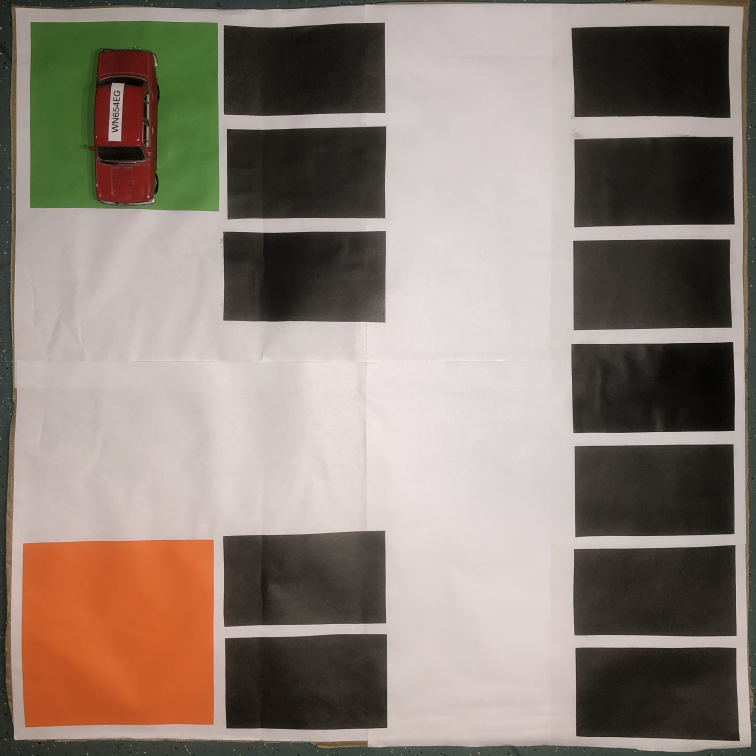
#> input picture TESTIN.jpg, 3024 x 3024 px, given in place of filmik2.mp4, which was not available (shown at 1/4 size)
$ python main.py
#> lines starting #> are read from the running program, lines starting #| are printed output that depends on the picture; after the words box and inside, x2 and y2 are one past the last pixel; in counts of white or black regions, pixels touching at a corner belong together; pictures that were not available may be replaced by others from this repository, and a replacement may not be noted
#> in process_video, first_frame is the input picture: shape (3024, 3024, 3); mean B, G, R 120.1, 129.5, 142.1
import cv2
import numpy as np

def detect_green_entry(image):
    # Konwersja do przestrzeni HSV
    hsv = cv2.cvtColor(image, cv2.COLOR_BGR2HSV)

    # Zakres zielonego koloru (dostosuj, jeśli potrzeba)
    lower_green = np.array([40, 50, 50])  # Dolny próg (H, S, V)
    upper_green = np.array([80, 255, 255])  # Górny próg (H, S, V)

    # Maskowanie zielonych obszarów
    green_mask = cv2.inRange(hsv, lower_green, upper_green)

    # Znajdowanie konturów zielonych obszarów
    contours, _ = cv2.findContours(green_mask, cv2.RETR_EXTERNAL, cv2.CHAIN_APPROX_SIMPLE)

    for contour in contours:
        area = cv2.contourArea(contour)

        # Filtracja na podstawie rozmiaru
        if area > 1000:  # Rozmiar minimalnego zielonego kwadratu
            x, y, w, h = cv2.boundingRect(contour)

            # Rysowanie prostokąta wokół zielonego kwadratu
            cv2.rectangle(image, (x, y), (x + w, y + h), (0, 255, 0), 2)
            cv2.putText(image, "Wjazd", (x, y - 10), cv2.FONT_HERSHEY_SIMPLEX, 0.5, (0, 255, 0), 2)

    return image

def check_parking_occupancy(image, parking_spaces):
    gray = cv2.cvtColor(image, cv2.COLOR_BGR2GRAY)
    occupied_spaces = 0

    for i, (x, y, w, h) in enumerate(parking_spaces):
        roi = gray[y:y + h, x:x + w]

        # Analiza średniej jasności i krawędzi
        mean_brightness = cv2.mean(roi)[0]
        edges = cv2.Canny(roi, 50, 150)
        edge_count = cv2.countNonZero(edges)
        total_pixels = w * h
        edge_ratio = edge_count / total_pixels

        # Decyzja o zajętości
        if  edge_ratio > 0.05:
            color = (0, 0, 255)  # Zajęte miejsce (czerwone)
            occupied_spaces += 1
        else:
            color = (0, 255, 0)  # Puste miejsce (zielone)

        # Rysowanie prostokątów i numerów
        cv2.rectangle(image, (x, y), (x + w, y + h), color, 2)

        if (i+1) % 2 == 1 or (i+1) == 6:
            text_x = x - 30
        else:
            text_x = x + w + 10

        text_y = y + h // 2
        cv2.putText(image, f"{i + 1}", (text_x, text_y),
                    cv2.FONT_HERSHEY_SIMPLEX, 1.0, (0, 0, 0), 5)  # Czarny kontur
        cv2.putText(image, f"{i + 1}", (text_x, text_y),
                    cv2.FONT_HERSHEY_SIMPLEX, 1.0, color, 3)  # Właściwy kolor

    print(f"Zajętych miejsc: {occupied_spaces} / {len(parking_spaces)}")
    return image


def split_image(image):
    height, width, _ = image.shape
#> height = 3024; width = 3024

    # Przycięcie czarnych boków
    crop_x_start = 420
    crop_x_end = width - 420
#> crop_x_end = 2604
    cropped_image = image[:, crop_x_start:crop_x_end]

    # Podział obrazu na części
    height, width, _ = cropped_image.shape
#> width = 2184
    left_part = cropped_image[:, :width // 3]
    left_top = left_part[:height // 2, :]  # Wyjazd
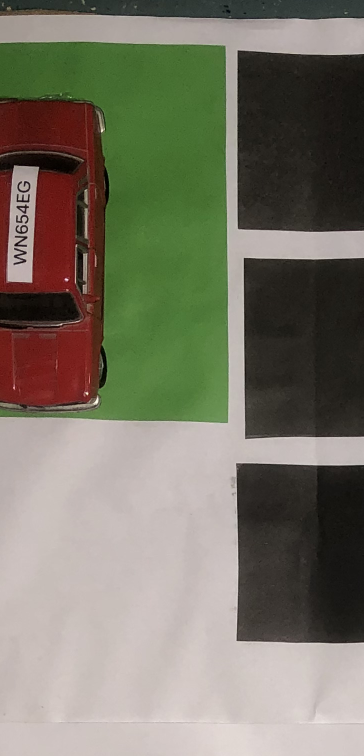
#> left_top: shape (1512, 728, 3) (shown at 1/2 size); mean B, G, R 102.9, 118, 120.9
    left_bottom = left_part[height // 2:, :]  # Wjazd
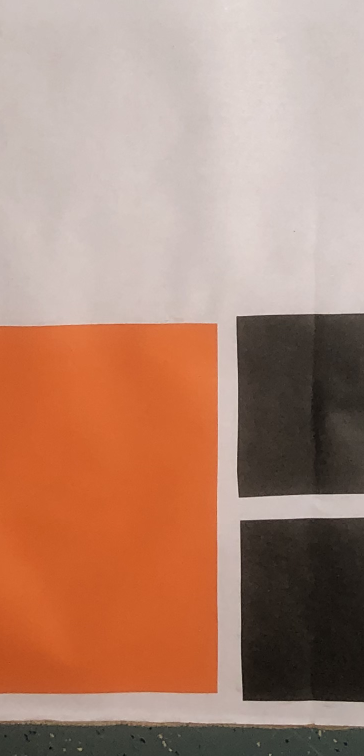
#> left_bottom: shape (1512, 728, 3) (shown at 1/2 size); mean B, G, R 117.5, 136.2, 175.8
    parking_area = cropped_image[:, (width // 3) - 45:]  # Miejsca parkingowe
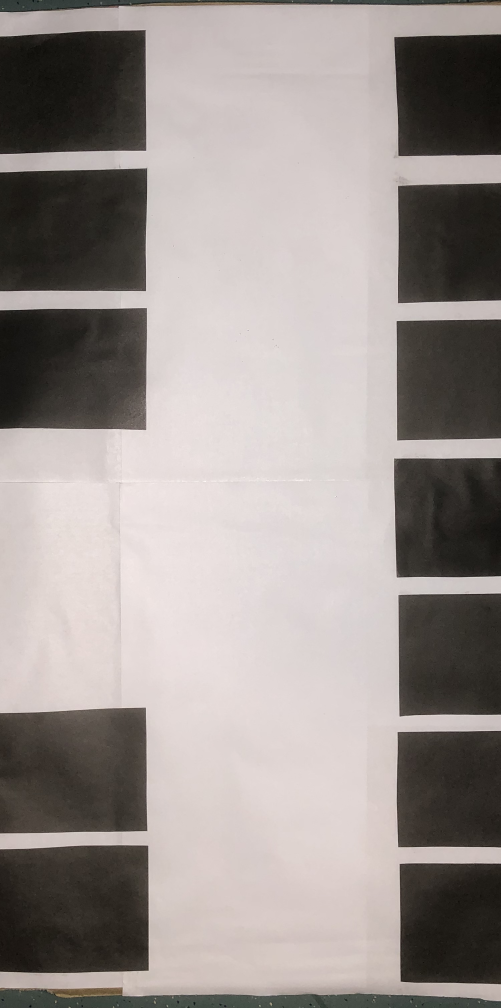
#> parking_area: shape (3024, 1501, 3) (shown at 1/3 size); mean B, G, R 144.4, 147.6, 155.3

    return left_top, left_bottom, parking_area

def detect_cars(image, parking_spaces, background_frame):
    # Obliczanie różnicy między bieżącą klatką a obrazem referencyjnym
    gray_current = cv2.cvtColor(image, cv2.COLOR_BGR2GRAY)
    gray_background = cv2.cvtColor(background_frame, cv2.COLOR_BGR2GRAY)
    diff = cv2.absdiff(gray_background, gray_current)

    # Progowanie różnic
    _, diff_thresh = cv2.threshold(diff, 50, 255, cv2.THRESH_BINARY)

    # Znajdowanie konturów różnic
    contours, _ = cv2.findContours(diff_thresh, cv2.RETR_EXTERNAL, cv2.CHAIN_APPROX_SIMPLE)

    for contour in contours:
        area = cv2.contourArea(contour)

        x, y, w, h = cv2.boundingRect(contour)


        if area > 500 and w < 350 and h < 350 and w > 50 and h > 50:

            # Ignorowanie obszarów pokrywających się z miejscami parkingowymi
            car_overlaps_parking_space = False
            for (px, py, pw, ph) in parking_spaces:
                if x < px + pw and x + w > px and y < py + ph and y + h > py:
                    car_overlaps_parking_space = True
                    break

            # Rysowanie żółtego prostokąta dla wykrytych samochodów
            if not car_overlaps_parking_space:
                cv2.rectangle(image, (x, y), (x + w, y + h), (0, 255, 255), 2)  # Żółty prostokąt
                cv2.putText(image, "Car", (x, y - 10), cv2.FONT_HERSHEY_SIMPLEX, 0.5, (0, 255, 255), 2)

    return image


def detect_and_number_parking_spaces(image):
    gray = cv2.cvtColor(image, cv2.COLOR_BGR2GRAY)
    _, thresh = cv2.threshold(gray, 128, 255, cv2.THRESH_BINARY_INV)
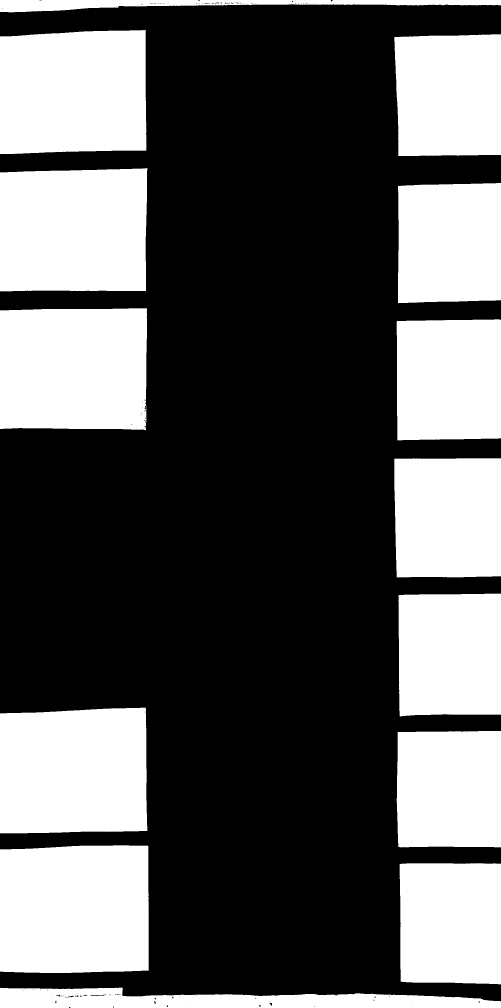
#> thresh: shape (3024, 1501) (shown at 1/3 size); 36.6% white; 14 white regions

    contours, _ = cv2.findContours(thresh, cv2.RETR_EXTERNAL, cv2.CHAIN_APPROX_SIMPLE)
#> contours = 14 contours; largest, box (x1, y1, x2, y2) and area: (0, 2536, 446, 2919) 166706, (0, 2123, 442, 2500) 159662, (0, 504, 442, 874) 157957, (0, 924, 441, 1290) 157000, (0, 90, 439, 463) 155757

    parking_spaces = []
    for contour in contours:
        area = cv2.contourArea(contour)

        if area > 25000 and area < 50000:  # Obniżony próg

            x, y, w, h = cv2.boundingRect(contour)

            # Proporcje prostokąta
            aspect_ratio = w / h
            if 1.0 < aspect_ratio < 2.5:
                roi = gray[y:y + h, x:x + w]
                edges = cv2.Canny(roi, 50, 150)
                edge_count = cv2.countNonZero(edges)
                total_pixels = w * h
                edge_ratio = edge_count / total_pixels

                if edge_ratio < 0.5:  # Maksymalna ilość krawędzi w pustym miejscu
                    parking_spaces.append((x, y, w, h))
#> this loop made 14 passes
#> (area, x, y, w, h, aspect_ratio) on pass 14: (26815, 0, 0, 1501, 37, 40.57)
#> area on passes 1 to 6: 62447, 107030, 166706, 106284, 159662.5, 109397
#> after the loop, parking_spaces = []

    print(f"Znaleziono {len(parking_spaces)} miejsc parkingowych.")
#| Znaleziono 0 miejsc parkingowych.
    return parking_spaces


def process_video(video_path):
    cap = cv2.VideoCapture(video_path)

    if not cap.isOpened():
        print("Nie można otworzyć pliku wideo!")
        return

    # Pobranie pierwszej klatki jako obraz referencyjny
    ret, first_frame = cap.read()
    if not ret:
        print("Nie można wczytać pierwszej klatki!")
        return

    _, _, reference_parking_area = split_image(first_frame)
    parking_spaces = detect_and_number_parking_spaces(reference_parking_area)
#> parking_spaces = []

    while True:
        ret, frame = cap.read()
        if not ret:
            break

        # Kopia pełnego obrazu do nanoszenia wyników
        full_frame_with_annotations = frame.copy()

        # Podział obrazu na części
        left_top, left_bottom, parking_area = split_image(frame)

        # Wykrywanie wjazdu na parking (zielony kwadrat)
        full_frame_with_annotations = detect_green_entry(full_frame_with_annotations)
#> in detect_green_entry, `hsv = cv2.cvtColor(image, cv2.COLOR_BGR2HSV)`: hsv: shape (3024, 3024, 3); mean H, S, V 17.4, 49.3, 144
#> in detect_green_entry, `green_mask = cv2.inRange(hsv, lower_green, upper_green)`:
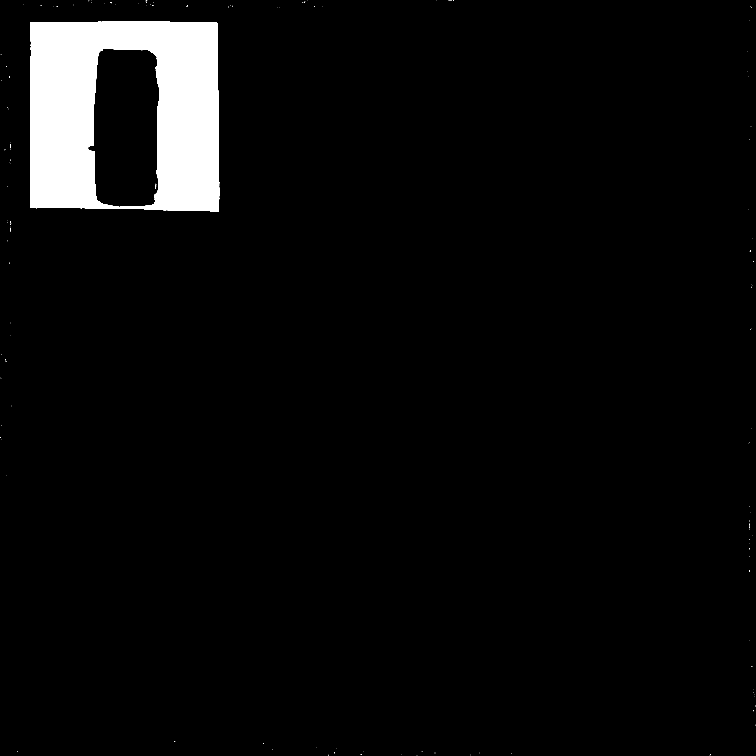
#> green_mask: shape (3024, 3024) (shown at 1/4 size); 4.5% white; 176 white regions (175 under 20 px)
#> in detect_green_entry, `contours, _ = cv2.findContours(green_mask, cv2.RETR_EXTERNAL, cv2.CHAI..`: contours = 169 contours, 168 with area under 20; largest, box (x1, y1, x2, y2) and area: (120, 84, 877, 846) 563062
#> the loop in detect_green_entry, `for contour in contours:` made 169 passes
#> (area, x, y, w, h) on pass 114: (563062.5, 120, 84, 757, 762)

        # Sprawdzanie zajętości miejsc parkingowych
        annotated_parking_area = check_parking_occupancy(parking_area.copy(), parking_spaces)
#> after the loop in check_parking_occupancy, `for i, (x, y, w, h) in enumerate(parking_spaces):`: occupied_spaces = 0
#| Zajętych miejsc: 0 / 0

        # Wykrywanie samochodów w części parkingowej
        annotated_parking_area_with_cars = detect_cars(annotated_parking_area.copy(), parking_spaces, reference_parking_area)
#> in detect_cars, `diff = cv2.absdiff(gray_background, gray_current)`: diff: shape (3024, 1501); every value is 0
#> in detect_cars, `contours, _ = cv2.findContours(diff_thresh, cv2.RETR_EXTERNAL, cv2.CHA..`: contours = []

        # Dopasowanie rozmiaru części parkingowej do obszaru w pełnym obrazie
        parking_start_x = frame.shape[1] - parking_area.shape[1] - 420  # Pozycja parkingu w pełnym obrazie
#> parking_start_x = 1103
        target_width = frame.shape[1] - parking_start_x
#> target_width = 1921
        if annotated_parking_area_with_cars.shape[1] != target_width:
            annotated_parking_area_with_cars = cv2.resize(annotated_parking_area_with_cars,
                                                          (target_width, parking_area.shape[0]),
                                                          interpolation=cv2.INTER_LINEAR)
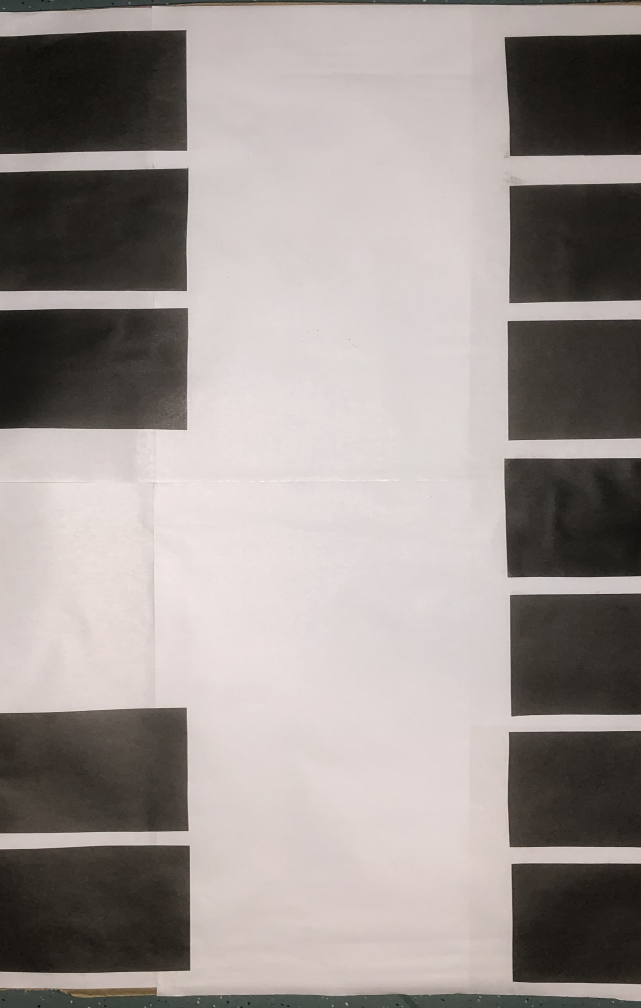
#> annotated_parking_area_with_cars: shape (3024, 1921, 3) (shown at 1/3 size); mean of channels 0, 1, 2 144.4, 147.6, 155.3; drawn as B, G, R

        # Nanoszenie wyników na pełny obraz
        full_frame_with_annotations[:, parking_start_x:] = annotated_parking_area_with_cars

        # Wyświetlanie wyników na pełnej klatce
        scale_percent = 60  # Skalowanie obrazu
        width = int(full_frame_with_annotations.shape[1] * scale_percent / 100)
#> width = 1814
        height = int(full_frame_with_annotations.shape[0] * scale_percent / 100)
#> height = 1814
        dim = (width, height)
#> dim = (1814, 1814)

        resized_frame = cv2.resize(full_frame_with_annotations, dim, interpolation=cv2.INTER_AREA)
        resized_frame = resized_frame[::, 260:]
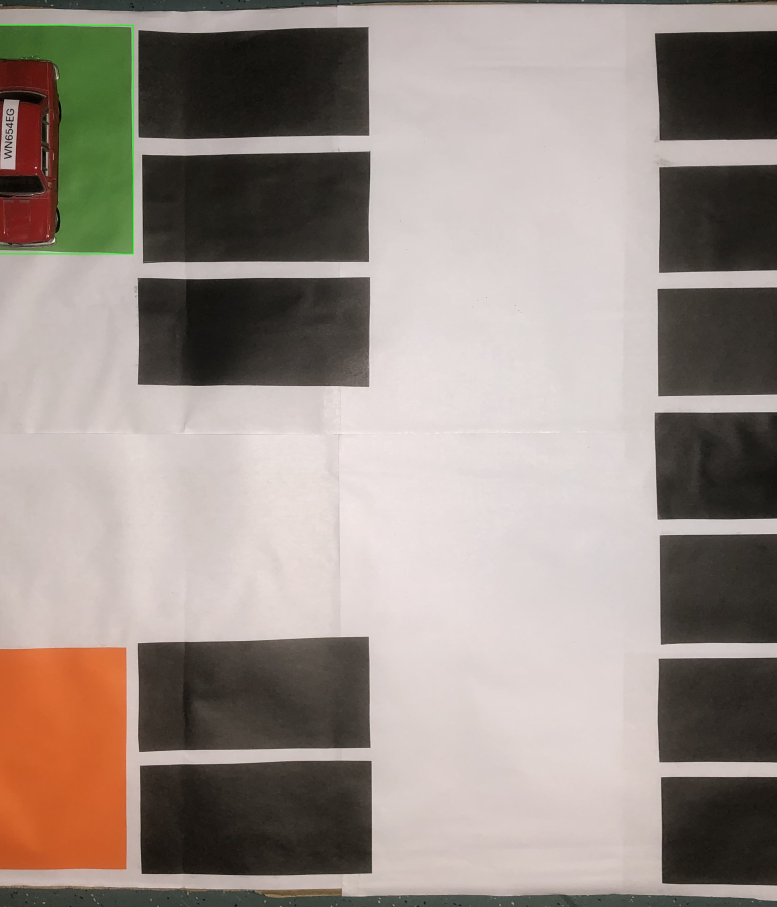
#> resized_frame: shape (1814, 1554, 3) (shown at 1/2 size); mean B, G, R 135.8, 142.9, 154.1

        cv2.imshow("Pełny obraz z oznaczeniami", resized_frame)

        # Przerwanie po naciśnięciu 'q'
        if cv2.waitKey(25) & 0xFF == ord('q'):
#> (key q is pressed here)
            break

    cap.release()
    cv2.destroyAllWindows()


if __name__ == "__main__":
    video_path = "filmik2.mp4"
    process_video(video_path)
